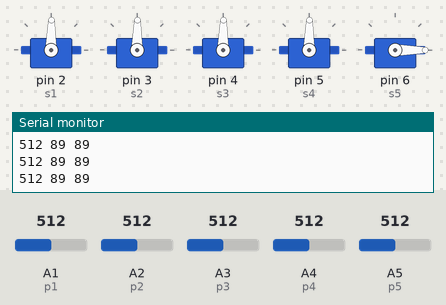
The sketch below on a simulated Arduino Uno, built with avr-gcc and run on an emulated ATmega328P. On the bench: 5 × servo, the last lines printed to the serial monitor. The test bench sets the inputs (shaded band); at power-on: A1 (p1) = 512, A2 (p2) = 512, A3 (p3) = 512, A4 (p4) = 512, A5 (p5) = 512.

Above: at 1.2 s.
1.3 s: A1 (p1) set to 553
At 1.6 s:
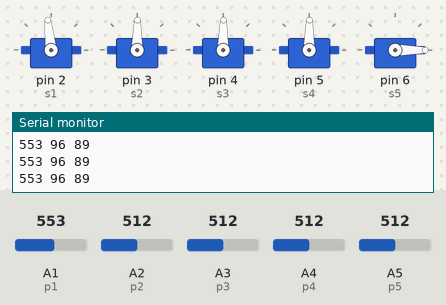
2.8 s: A1 (p1) set to 588
At 4.0 s:
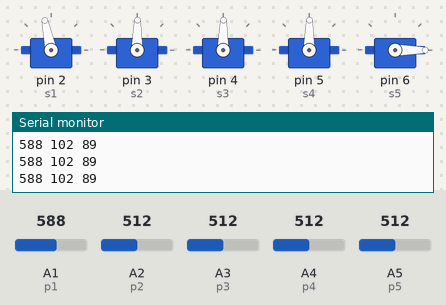
4.3 s: A2 (p2) set to 64
At 5.0 s:
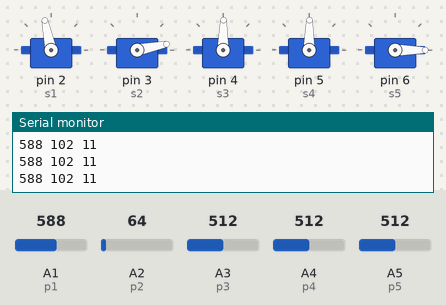
5.8 s: A2 (p2) set to 52
At 7.2 s:
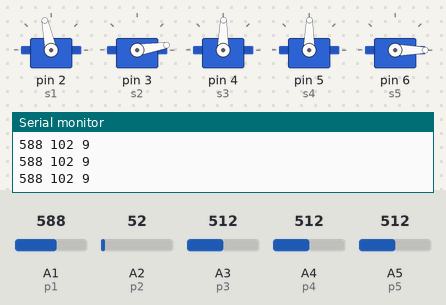
8.8 s: A3 (p3) set to 716
At 9.8 s:
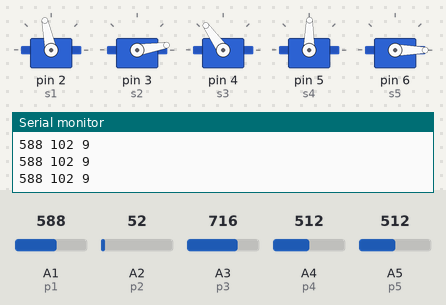
10.3 s: A4 (p4) set to 716
At 10.9 s:
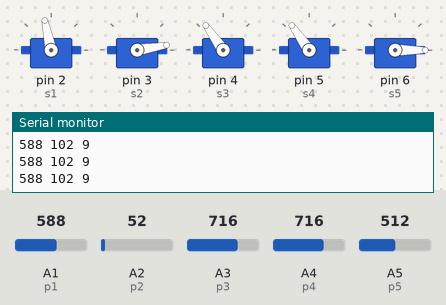
Timing chart, 0 to 12.8 s (numbered marks = the images above; inputs shaded):
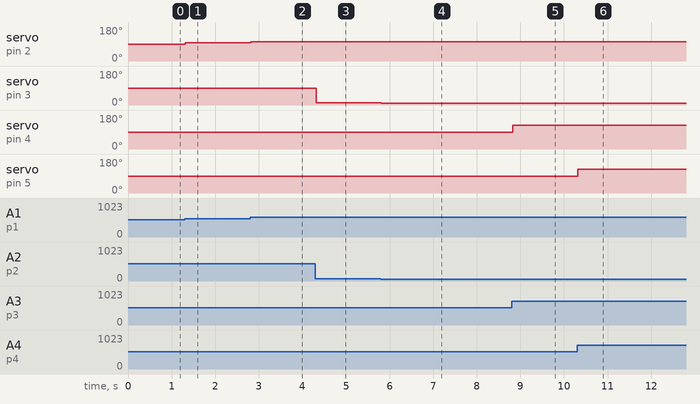

The sketch:

Bionic_hand_pot_wired_control.ino
```cpp
#include <Servo.h>
Servo s1;
Servo s2;
Servo s3;
Servo s4;
Servo s5;
int const p1 = A1;
int const p2 = A2;
int const p3 = A3;
int const p4 = A4;
int const p5 = A5;
int val1;
int val2;
int val3;
int val4;
int val5;
int angle1;
int angle2;
int angle3;
int angle4;
int angle5;

void setup() {
  Serial.begin(9600);
 s1.attach(2);
 s2.attach(3);
 s3.attach(4);
 s4.attach(5);
 s5.attach(6);
}

void loop() {
  val1 = analogRead(p1);
    val2 = analogRead(p2);
      val3 = analogRead(p3);
        val4 = analogRead(p4);
          val5 = analogRead(p5);
  angle1 = map(val1, 0, 1023, 0, 179);
  angle2 = map(val2, 0, 1023, 0, 179);
  angle3 = map(val3, 0, 1023, 0, 179);
  angle4 = map(val4, 0, 1023, 0, 179);
  //angle5 = map(val5, 0, 1023, 0, 179);
Serial.print (val1);
Serial.print (" ");
Serial.print (angle1);
Serial.print (" ");
Serial.println (angle2);
/*Serial.print (" ");
Serial.print (angle1);
Serial.print (" ");
Serial.print (angle1);
Serial.print (" ");*/

  s1.write(angle1);

  s2.write(angle2);

 s3.write(angle3);
  //delay (15);
 s4.write(angle4);
  //delay (15);
 s5.write(angle5);
 // delay (15);*/
}
```

Measured:
- after the input at 1.3 s, servo on pin 2 (s1): 89° → 96° at once
- after the input at 2.8 s, servo on pin 2 (s1): 96° → 102° at once
- after the input at 4.3 s, servo on pin 3 (s2): 89° → 11° at once
- after the input at 5.8 s, servo on pin 3 (s2): 11° → 9° at once
- after the input at 8.8 s, servo on pin 4 (s3): 89° → 125° at once
- after the input at 10.3 s, servo on pin 5 (s4): 89° → 125° at once
